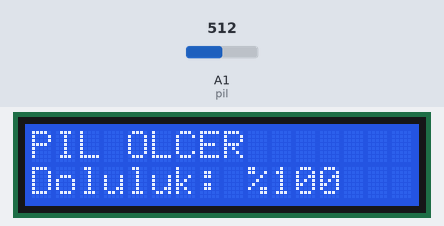
Bench run of a sketch on a simulated Arduino Uno, built with avr-gcc and run on an emulated ATmega328P. Shown: 16×2 character LCD. The inputs (shaded band) are chosen by the test bench; at power-on: A1 (pil) = 512.

Above: at 1.2 s.
1.3 s: A1 (pil) set to 109
At 2.6 s:
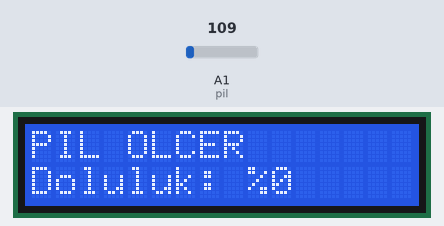
3.3 s: A1 (pil) set to 90
At 4.0 s:
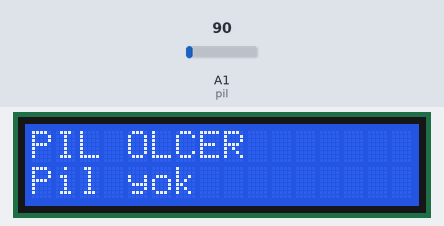
4.9 s: A1 (pil) set to 110
At 6.3 s:
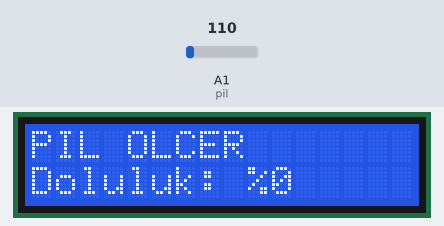
6.6 s: A1 (pil) set to 10
At 7.9 s:
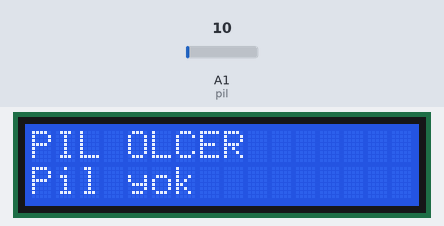
Timing chart, 0 to 9.3 s (numbered marks = the images above; inputs shaded):
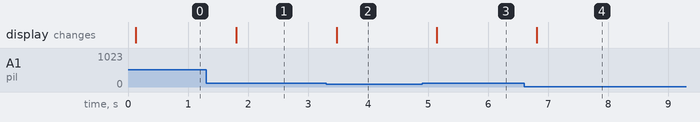

The sketch:

pil_olcer.ino
```cpp
#include <Wire.h>
#include <LiquidCrystal_I2C.h>

LiquidCrystal_I2C lcd(0x27,16,2);

#define pil A1

const int MIN_ADC = 240;   // ~1.17V
const int MAX_ADC = 350;   // ~1.71V

int okuADC() {
  long t = 0;
  for (int i=0; i<20; i++) {
    t += analogRead(pil);
    delay(2);
  }
  return t / 20;
}

void setup() {
  lcd.init();
  lcd.backlight();
  lcd.print("PIL OLCER");
}

void loop() {
  int adc = okuADC();

  // PIL YOK
  if (adc < 100) {
    lcd.setCursor(0,1);
    lcd.print("Pil yok       ");
    delay(500);
    return;
  }

  adc = constrain(adc, MIN_ADC, MAX_ADC);
  int yuzde = map(adc, MIN_ADC, MAX_ADC, 0, 100);
  yuzde = constrain(yuzde, 0, 100);

  lcd.setCursor(0,1);
  lcd.print("Doluluk: %   ");
  lcd.setCursor(10,1);
  lcd.print(yuzde);

  delay(500);
}
```

Measured:
- the behaviour switches between 100 and 99 on A1 (pil) (found by bisection; images 1 and 2)
- after the input at 1.3 s, the display: changes after 0.51 s (image 1)
- after the input at 3.3 s, the display: changes after 0.18 s (image 2)
- after the input at 4.9 s, the display: changes after 0.24 s (image 3)
- after the input at 6.6 s, the display: changes after 0.21 s (image 4)
